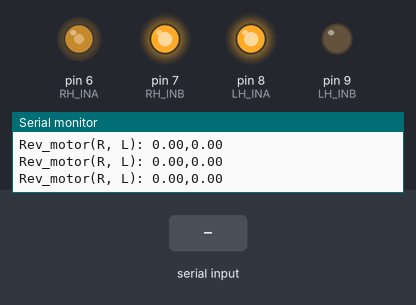
The sketch below on a simulated Arduino Leonardo, built with avr-gcc and run on an emulated ATmega32U4. On the bench: output pins drawn as LEDs (lit = HIGH), the last lines printed to the serial monitor. The test bench sets the inputs (shaded band).

Above: at 3.8 s.
3.9 s: "90,45\n" received over Serial
At 6.0 s:
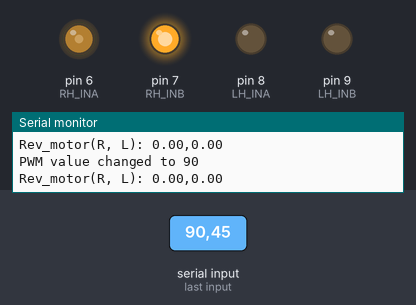
6.5 s: "30,150\n" received over Serial
At 8.4 s:
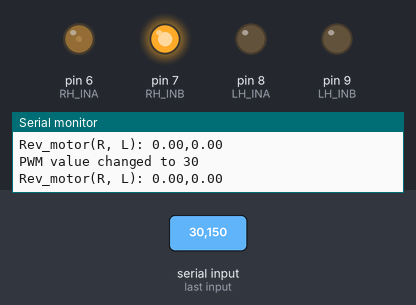
9.5 s: "200\n" received over Serial
At 12.0 s:
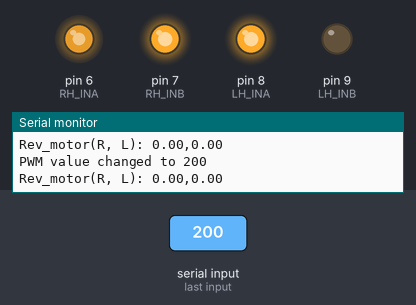
12.5 s: "90\n" received over Serial
At 15.4 s:
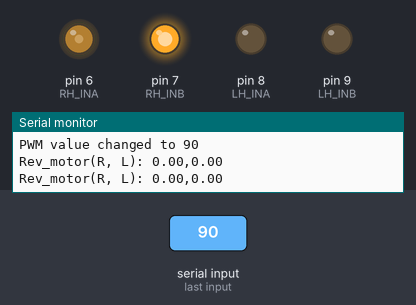
Timing chart, 0 to 16.5 s (numbered marks = the images above; inputs shaded):
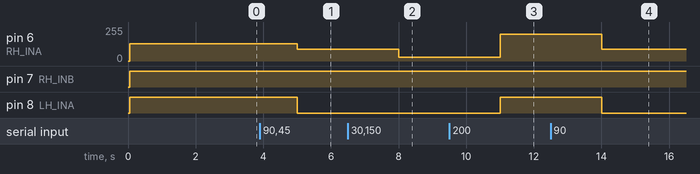

Measured:
- after the input at 3.9 s, pin 6 (RH_INA): 128/255 → 90/255 after 1.1 s; pin 8 (LH_INA): HIGH → LOW after 1.1 s
- after the input at 6.5 s, pin 6 (RH_INA): 90/255 → 30/255 after 1.5 s
- after the input at 9.5 s, pin 6 (RH_INA): 30/255 → 200/255 after 1.5 s; pin 8 (LH_INA): LOW → HIGH after 1.5 s
- after the input at 12.5 s, pin 6 (RH_INA): 200/255 → 90/255 after 1.5 s; pin 8 (LH_INA): HIGH → LOW after 1.5 s

The sketch:

milestone03_dual_motor_encoder.ino
```cpp
/* 20-02-15 John Lee
 * Arduino Project: Inverted Pendulum (One-Wheeled Balancing Cart)
 * Arduino Mega 2560
 */

#include <Arduino.h>
#include <Esplora.h>

void rhInterrupt();
void lhInterrupt();

// Pin Setting
const int RH_INA = 6;  // Right side EN
const int RH_INB = 7;  // Right side DIR
const int LH_INA = 8;  // Left side EN (speed)
const int LH_INB = 9;  // Left side DIR

const int RH_ENCA = 18;  // Right side encoder output A
const int RH_ENCB = 19;  // Right side encoder output B
const int LH_ENCA = 20;  // Left side encoder output A
const int LH_ENCB = 21;  // Left side encoder output B

// Constants
const int ENC_CHANGE_PER_REV = 32;  // Number of single channel rising/falling edges per revolution of motor shaft. 32 for a single channel.
const int GEAR_RATIO = 131.25;  // Gearbox ratio
const float RADIUS = 5.75;  // radius of wheel (cm)

const float INTERVAL_SENSOR = 10;
const float INTERVAL_CONTROL = 50; //ms
const float INTERVAL_PRINT = 1000;

// Variables
int rh_dir = 0;  // forward: 0, backward: 1
int rh_pwm = 128;  // 0~255
int lh_dir = 1 - rh_dir;
int lh_pwm = 128;

unsigned long time_curr = 0;
unsigned long sensor_time_prev = 0;
unsigned long control_time_prev = 0;
unsigned long print_time_prev = 0;

volatile long rh_encA_cnt = 0;
volatile long lh_encA_cnt = 0;

float rh_rev_motor = 0;
float rh_rev_wheel = 0;
float rh_dist_meas_curr = 0;
float rh_dist_meas_prev = 0;
float rh_speed_meas = 0;
int rh_dir_meas = 0;

float lh_rev_motor = 0;
float lh_rev_wheel = 0;
float lh_dist_meas_curr = 0;
float lh_dist_meas_prev = 0;
float lh_speed_meas = 0;
int lh_dir_meas = 0;


void setup() {
  pinMode(LH_INA, OUTPUT);
  pinMode(LH_INB, OUTPUT);
  pinMode(RH_INA, OUTPUT);
  pinMode(RH_INB, OUTPUT);

  pinMode(LH_ENCA, INPUT);
  pinMode(LH_ENCB, INPUT);
  pinMode(RH_ENCA, INPUT);
  pinMode(RH_ENCB, INPUT);

  attachInterrupt(digitalPinToInterrupt(LH_ENCA), lhInterrupt, CHANGE);
  attachInterrupt(digitalPinToInterrupt(RH_ENCA), rhInterrupt, CHANGE);

  Serial.begin(115200);
}


void loop() {

  time_curr = millis();

  // Sensor Reading
  if (time_curr - sensor_time_prev >= INTERVAL_SENSOR) {
    sensor_time_prev = time_curr;

    // Speed Calculation (Right-side)
    rh_rev_motor = rh_encA_cnt / ENC_CHANGE_PER_REV;
    rh_rev_wheel = rh_rev_motor / GEAR_RATIO;
    rh_dist_meas_curr = rh_rev_wheel * 2 * PI * RADIUS;
    rh_speed_meas = (rh_dist_meas_curr - rh_dist_meas_prev) / (INTERVAL_SENSOR / 1000); // Unit: cm/s

    rh_dist_meas_prev = rh_dist_meas_curr;
    //rh_encA_cnt = 0;

    // Speed Calculation (Left-side)
    lh_rev_motor = -lh_encA_cnt / ENC_CHANGE_PER_REV;
    lh_rev_wheel = lh_rev_motor / GEAR_RATIO;
    lh_dist_meas_curr = lh_rev_wheel * 2 * PI * RADIUS;
    lh_speed_meas = (lh_dist_meas_curr - lh_dist_meas_prev) / (INTERVAL_SENSOR / 1000); // Unit: cm/s

    lh_dist_meas_prev = lh_dist_meas_curr;
    //lh_encA_cnt = 0;

  }

  // Control
  if (time_curr - control_time_prev >= INTERVAL_CONTROL) {
    control_time_prev = time_curr;

    // PWM and DIR
    analogWrite(LH_INA, rh_pwm);
    analogWrite(RH_INA, lh_pwm);
    digitalWrite(LH_INB, rh_dir);
    digitalWrite(RH_INB, lh_dir);
  }

  // Serial I/O
  if(time_curr - print_time_prev >= INTERVAL_PRINT) {
    print_time_prev = time_curr;

    Serial.print("Rev_motor(R, L): ");
    Serial.print(rh_rev_motor);
    Serial.print(',');
    Serial.println(lh_rev_motor);

    if (Serial.available()) {
      String input = Serial.readString();
      int input_int = input.toInt();
      Serial.print("PWM value changed to ");
      Serial.println(input_int);
      Serial.print("\n\r");
      lh_pwm = input_int;
      rh_pwm = input_int;
    }
  }
}


void rhInterrupt()
{
  if (digitalRead(RH_ENCA) == HIGH) {
    if (digitalRead(RH_ENCB) == LOW) {
      rh_encA_cnt++;
    }
    else {
      rh_encA_cnt--;
    }
  }
  else {
    if (digitalRead(RH_ENCB) == LOW) {
      rh_encA_cnt--;
    }
    else {
      rh_encA_cnt++;
    }
  }
}


void lhInterrupt()
{
  if (digitalRead(LH_ENCA) == HIGH) {
    if (digitalRead(LH_ENCB) == LOW) {
      lh_encA_cnt++;
    }
    else {
      lh_encA_cnt--;
    }
  }
  else {
    if (digitalRead(LH_ENCB) == LOW) {
      lh_encA_cnt--;
    }
    else {
      lh_encA_cnt++;
    }
  }
}
```
